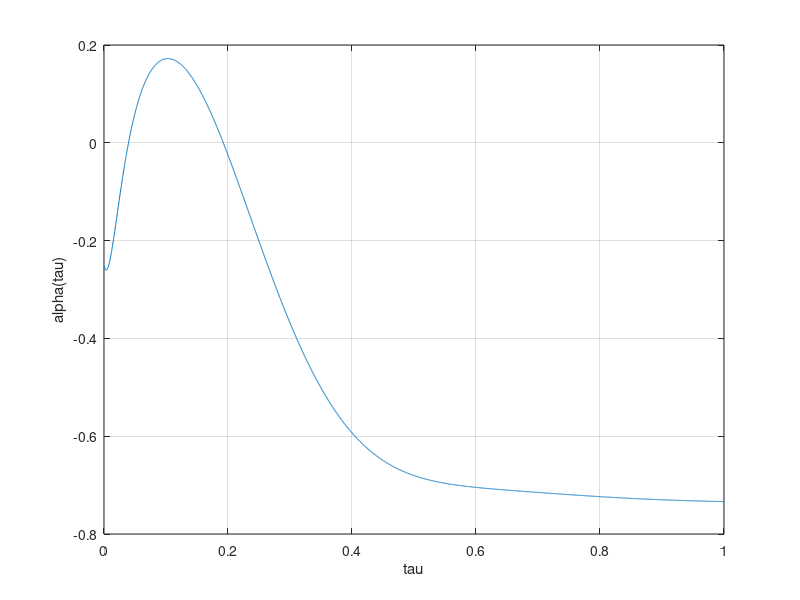

Write the MATLAB code that produced this figure. (Note: this script raises an error after producing the figure.)
% Matlab 2017a
% Written by Alessandro N. Vargas
% email: vargas.alessandro@gmail.com
% Last updated: March 12, 2021

clear all, clc, close all, format short, format long,


%##############################################
%#  simple numerical example
%##############################################
Ac=[-2 1;
   0  -0.9];
Bc=[1 0]';
K = [1 -1];

H=Ac+Bc*K;

n=max(size(Ac));

if max(real(eig(Ac+0.5*eye(n))))<0
    disp('The pair (Ac,Bc) is stabilizable')
else
    disp('!!! The pair (Ac,Bc) is NOT stabilizable !!!')
end


%%%%%%%%%%%%%%%%%%%%%%%%%%%%%%%%%%%%%%%%%%%%%%%%%%%%%%%%%%%%%%%%%%%%%
% Compute maximum delay according to the condition in the paper [*]
% [*] F. Mazenc and D. Normand-Cyrot, IEEE Trans Aut Control,   
%     Reduction Model Approach for Linear Systems With Sampled 
%     Delayed Inputs,  2013, vol. 58,  p. 1263-1268
%%%%%%%%%%%%%%%%%%%%%%%%%%%%%%%%%%%%%%%%%%%%%%%%%%%%%%%%%%%%%%%%%%%%%

%%%%%%%%%%%%%%%%%%%%%%%%%%%%%%%%%%%%%%%%%%%%%%%%%%%%%%%%
% this command calculates the matrix Qr that satisfies
% (A+BK)'*Qr + Qr*(A+BK) == -I < 0
%%%%%%%%%%%%%%%%%%%%%%%%%%%%%%%%%%%%%%%%%%%%%%%%%%%%%%%%
n=max(size(Ac));
Qr = lyap(H', eye(n));
residual_value = norm( H'*Qr + Qr*H +  eye(n) );

tau=1;

DeltaM_old = inv(4*sqrt(6)*norm(Bc)*norm(K))...
              *min( [inv(norm(H)*norm(Qr*expm(Ac*tau)))  inv(norm(expm(Ac*tau)))    ] )

%%%%%%%%%%%%%%%%%%%%%%%%%%%%%%%%%%%%%%%%%%%%%%%%%%%%%%%%%%%%%%%%%%%%%
% New method described in the novel paper
%%%%%%%%%%%%%%%%%%%%%%%%%%%%%%%%%%%%%%%%%%%%%%%%%%%%%%%%%%%%%%%%%%%%%

beta = 1;

val1 = (1 - 1/(2*beta))*inv(6*norm(Qr*expm(Ac*tau)*Bc*K)^2*norm(H)^2);

a = 2*norm(expm(Ac*tau)*Bc*K)^2;
b = 2*beta/3;
c = -1;
rootsVal = [(-b+sqrt(b^2 - 4*a*c))/(2*a)  (-b-sqrt(b^2 - 4*a*c))/(2*a)];
val2 = max(rootsVal);
DeltaM_new = min(val1,val2)

varEPS = 1e-6;
delta = -varEPS + DeltaM_new ;

a1 = -1 + 1/(2*beta) + (6*delta*norm(Qr*expm(Ac*tau)*Bc*K)^2*norm(H)^2)
a2 = -1 + 2*beta*delta/3 + 2*delta^2*norm(expm(Ac*tau)*Bc*K)^2

if (a1<0)&&(a2<0)
    sprintf('Note that both a1 and a2 are negative under delta = %.8f',delta)
end
 

format short,
 

%##############################################
% code that process experimental data
%##############################################


%##############################################
%#  code to check the theoretical condition
%##############################################

vectau=[]; vecDeltaM=[];

Ac =[-0.0716    4.4868         0;
   -6.8028   -5.0147    6.3637;
  -20.2376  -18.0076  -45.3408];
Bc =[0; 0; 11.6605];

K = [-1.3 -0.1 -0.2 0.5];
Ac = [Ac zeros(3,1);
      -1 0 0 -1];
Bc = [Bc; 0];

H=Ac+Bc*K;


n=max(size(Ac));

%%%%%%%%%%%%%%%%%%%%%%%%%%%%%%%%%%%%%%%%%%%%%%%%%%%%%%%%
% this command calculates the matrix Qr that satisfies
% (A+BK)'*Qr + Qr*(A+BK) == -I < 0
%%%%%%%%%%%%%%%%%%%%%%%%%%%%%%%%%%%%%%%%%%%%%%%%%%%%%%%%
Qr = lyap(H',eye(n));

N=3600;    % number of point for each second interval
TS = 1/N;  % sampling time

beta = 2;  %old value = 1.2

delta = TS;
ExpectedValue=0;

lambMinQr = min(eig(Qr));
lambMaxQr = max(eig(Qr));
for i=1:N
    tau = TS*i;
    a1 = -1 + 1/(2*beta) + 6*delta*norm(Qr*expm(Ac*tau)*Bc*K)^2*norm(H)^2;
    a2 = -1 + 2*beta*delta/3 + 2*delta^2*norm(expm(Ac*tau)*Bc*K)^2;
    vecAlpha(i) = max(a1,a2); 
    vecTau(i) = tau;
end


figure(1)
plot(vecTau,vecAlpha)
xlabel('tau')
ylabel('alpha(tau)')
grid




%%%%%%%%%%%%%%%%%%%%%%%%%%%%%%%%%%%%%%
% experimental data under control
%%%%%%%%%%%%%%%%%%%%%%%%%%%%%%%%%%%%%%

load('dataThrottle_Labcontrol_VehiclePlatoonControl11-Mar-2016_19h34m')
posy{1}=10*simout.signals.values(2950:8000,2);
vely{1}=10*simout.signals.values(2950:8000,3);
current{1}=simout.signals.values(2950:8000,1);
vm{1} = simout.signals.values(2950:8000,5);
reference{1} = 2.4*simout.signals.values(2950:8000,4);

gainGradeToRad = 0.01745329251994;
posy{1} = gainGradeToRad*posy{1}';
vely{1}= gainGradeToRad*vely{1}';


load('dataThrottle_Labcontrol_VehiclePlatoonControl11-Mar-2016_19h44m')
posy{2}=10*simout.signals.values(2950:8000,2);
vely{2}=10*simout.signals.values(2950:8000,3);
current{2}=simout.signals.values(2950:8000,1);
vm{2} = simout.signals.values(2950:8000,5);
reference{2} = 2.4*simout.signals.values(2950:8000,4);

posy{2} = gainGradeToRad*posy{2}';
vely{2}= gainGradeToRad*vely{2}';

N=max(size(posy{1}))
t = TS*[0:N-1];

figure(2)
subplot(5,1,1)
hold on
plot(t,posy{1},'b')
plot(t,posy{2},'k')
hold off
grid
ylabel('position(rad)')

subplot(5,1,2)
hold on
plot(t,vely{1},'b')
plot(t,vely{2},'k')
hold off
grid
ylabel('velocity(rad/sec)')

subplot(5,1,3)
hold on
plot(t,current{1},'b')
plot(t,current{2},'k')
hold off
grid
ylabel('current(A)')

subplot(5,1,4)
hold on
plot(t,vm{1},'b')
plot(t,vm{2},'k')
hold off
grid
ylabel('control(V)')

subplot(5,1,5)
plot(t,reference{1},'b')
ylabel('reference(V)')

xlabel('time(sec)')
legend('delay=10msec','delay=180msec')


theta=[posy{1}; posy{2}];
w=[vely{1}; vely{2}];
c=[current{1} current{2}]';
u = [vm{1} vm{2}]';
ref = [reference{1} reference{2}]';

savefile = 'controlDataThrottleVehiclePlatoon.mat';
save(savefile, 'theta', 'w','c','u','t','ref','vecTau','vecAlpha','-v7');





%%%%%%%%%%%%%%%%%%%%%%%%%%%%%%%%%%%%%%
% identification procedure
%%%%%%%%%%%%%%%%%%%%%%%%%%%%%%%%%%%%%%

%load('dataIdentificatinThrottle_Labcontrol_HassaneAissam12-Nov-2015_18h35m')
load('dataIdentificatinThrottle_Labcontrol_HassaneAissam20-Feb-2016_15h8m')

posy=10*simout.signals.values(200:39500,2);
vely=10*simout.signals.values(200:39500,3);
current=simout.signals.values(200:39500,1);
vm = simout.signals.values(200:39500,4);

gainGradeToRad = 0.01745329251994;
posy = gainGradeToRad*posy';
vely= gainGradeToRad*vely';

Nit = max(size(posy));

t=[0:TS:TS*Nit-TS]';

for k=1:max(size(posy))-1
    x{k}=[posy(k);vely(k);current(k)];
end

dataTrajectory = [];
for k=1:max(size(posy))-1
    dataTrajectory = [dataTrajectory; [vely(k) ]];
end

Y1=[]; U1=[];
Y2=[]; U2=[];
Y3=[]; U3=[];
for k=1:max(size(posy))-2
    Y1=[Y1; x{k+1}(1)];
    U1=[U1; x{k}(1) x{k}(2)];
    
    Y2=[Y2; x{k+1}(2)];
    U2=[U2; x{k}(1) x{k}(2) x{k}(3)];
    
    Y3=[Y3; x{k+1}(3)];
    U3=[U3; x{k}(2) x{k}(3) vm(k)];
end
beta1=inv(U1'*U1)*U1'*Y1;
beta2=inv(U2'*U2)*U2'*Y2;
beta3=inv(U3'*U3)*U3'*Y3;

A=[beta1(1) beta1(2) 0;
   beta2(1) beta2(2) beta2(3);
   0   beta3(1)  beta3(2)];
B=[0;0;beta3(3)];
C=eye(3,3);
D=0*B;
K=0*C;
x0=x{1};

%A(1,1)=1;

init_sys=idss(A,B,C,D,K,x0,TS);

data=iddata([posy;vely;current']',vm, TS);
data.InputName={'tensao'};
data.OutputName={'pos-rad','vel-rads','current'};

%figure(1),
%compare(data,init_sys)

init_sys.Structure.a.Free(3,1)=false;
init_sys.Structure.b.Free(1,1)=false;
init_sys.Structure.b.Free(2,1)=false;
init_sys.Structure.c.Free=false;

[modelo,x0]=ssest(data,init_sys,'TS',TS);

%figure(3),
%compare(data,modelo)

%sysc = d2c(modelo)

%%%%%%%%%%%%%%%%%%%%%%%%%%%%%%%%%%%%%%%%
% preparacao dados apresentacao artigo
%%%%%%%%%%%%%%%%%%%%%%%%%%%%%%%%%%%%%%%%
theta=10*simout.signals.values(:,2);
w=10*simout.signals.values(:,3);
c=simout.signals.values(:,1);
u = simout.signals.values(:,4);

gainGradeToRad = 0.01745329251994;
theta = gainGradeToRad*theta';
w= gainGradeToRad*w';

data=iddata([theta;w;c']',u, TS);
data.InputName={'tensao'};
data.OutputName={'pos-rad','vel-rads','current'};

figure(11),
compare(data,init_sys)


[Y,fit,x0]=compare(data,modelo);
thetaSim=Y.OutputData(:,1);
wSim=Y.OutputData(:,2);
cSim=Y.OutputData(:,3);

n=max(size(A));


savefile = 'identificationThrottleVehiclePlatoon.mat';
save(savefile, 'theta', 'w','c','u','thetaSim', 'wSim','cSim','t','-v7');



clear A, clear B,

%%%%%%%%%%%%%%%%%%%%%%%%%%%%
% code for Identification
%%%%%%%%%%%%%%%%%%%%%%%%%%%%

posy=10*simout.signals.values(8000:end,2);
vely=10*simout.signals.values(8000:end,3);
current=simout.signals.values(8000:end,1);
vm = simout.signals.values(8000:end,4);

gainGradeToRad = 0.01745329251994;
posy = gainGradeToRad*posy';
vely= gainGradeToRad*vely';

Nit = max(size(posy));

t=[0:TS:TS*Nit-TS]';

for k=1:max(size(posy))-1
    x{k}=[posy(k);vely(k);current(k)];
end

dataTrajectory = [];
for k=1:max(size(posy))-1
    dataTrajectory = [dataTrajectory; [vely(k) ]];
end

 
px=1;
cluster_number = px; % Set yout cluster number
[idx,centrTraject,sumDist] = kmeans(dataTrajectory, cluster_number,'MaxIter',500); % idx is the index array, for each sample data
sprintf(' cluster_number = %d,  sumaDistancia=%f',px,sum(sumDist))

Y1=[]; U1=[];
Y2=[]; U2=[];
Y3=[]; U3=[];
for j=1:px
    Y1{j}=[]; U1{j}=[]; Y2{j}=[]; U2{j}=[]; Y3{j}=[]; U3{j}=[];
end


for k=1:max(size(posy))-2
    m = idx(k);
    
    Y1{m}=[Y1{m}; x{k+1}(1)];
    U1{m}=[U1{m}; x{k}(1) x{k}(2)];
    
    Y2{m}=[Y2{m}; x{k+1}(2)];
    U2{m}=[U2{m}; x{k}(1) x{k}(2) x{k}(3)];
    
    Y3{m}=[Y3{m}; x{k+1}(3)];
    U3{m}=[U3{m}; x{k}(1) x{k}(2) x{k}(3) vm(k)];
end

for j=1:px
    beta1=inv(U1{j}'*U1{j})*U1{j}'*Y1{j};
    beta2=inv(U2{j}'*U2{j})*U2{j}'*Y2{j};
    beta3=inv(U3{j}'*U3{j})*U3{j}'*Y3{j};
    
    A{j}=[beta1(1) beta1(2) 0;
        beta2(1) beta2(2) beta2(3);
        beta3(1) beta3(2) beta3(3)];
    B{j}=[0;0;beta3(4)];
end

x=x{1};
vecx1=[x(1)];
vecx2=[x(2)];
vecx3=[x(3)];

for k=1:max(size(posy))-2
    m = idx(k);
    x = A{m}*x + B{m}*vm(k);
    vecx1=[vecx1 x(1)];
    vecx2=[vecx2 x(2)];
    vecx3=[vecx3 x(3)];
end

figure(10)
subplot(3,1,1)
hold on
plot(t,posy,'k')
plot(t(1:max(size(vecx1))),vecx1,'b')
hold off
legend('real','simul.')
ylabel('position')

subplot(3,1,2)
hold on
plot(t,vely,'k')
plot(t(1:max(size(vecx2))),vecx2,'b')
axis([0 80 -1 1])
hold off
legend('real','simul.')
ylabel('velocity')

subplot(3,1,3)
hold on
plot(t,current,'k')
plot(t(1:max(size(vecx3))),vecx3,'b')
axis([0 80 -3 3])
hold off
legend('real','simul.')
ylabel('current'),xlabel('time (s)')

%%%%%%%%%%%%%%%%%%%%%%%%%%%%%%%%%%%%%%%%%%%%%%%%%%
% convert from discrete- to continuous-time model
%%%%%%%%%%%%%%%%%%%%%%%%%%%%%%%%%%%%%%%%%%%%%%%%%%
n=max(size(A{1}));
for i=1:px
    Ad{i}=A{i};
    Bd{i}=B{i};
    A{i} = (Ad{i} - eye(n,n))*inv(TS);
    B{i} = Bd{i}*inv(TS);
end

G = [-2 -0.78 -0.1 7.4];
for i=1:px 
    Aext{i} = [A{i} zeros(3,1);
              -1  zeros(1,3)];
    Bext{i} = [B{i}; 0];
    Amf{i} = Aext{i}+Bext{i}*G;
end

Acontinuous = A{1}
Bcontinuous = B{1}

A=Ad{1};
B=Bd{1};
C=eye(3,3);
D=0*B;
K=0*C;
x0=[posy(1);vely(1);current(1)];
modelo2=idss(A,B,C,D,K,x0,TS);

figure(14),
compare(data,modelo)

